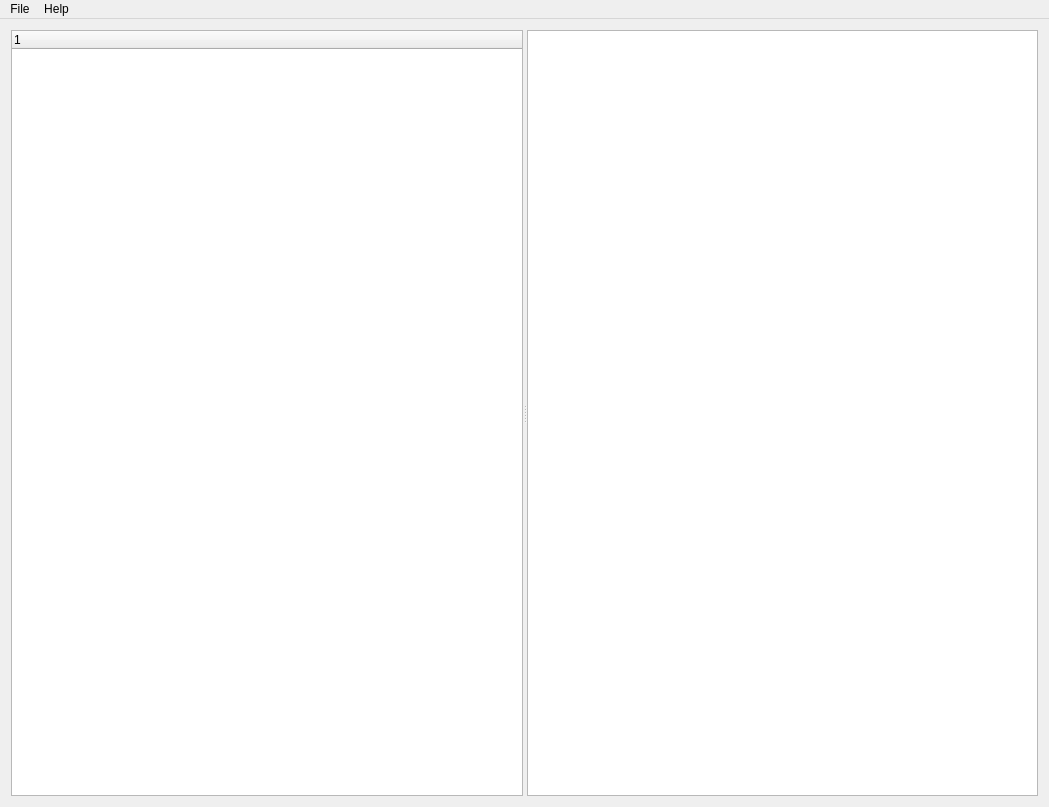
<?xml version="1.0" encoding="UTF-8"?>
<ui version="4.0">
 <class>MainWindow</class>
 <widget class="QMainWindow" name="MainWindow">
  <property name="geometry">
   <rect>
    <x>0</x>
    <y>0</y>
    <width>1049</width>
    <height>807</height>
   </rect>
  </property>
  <property name="sizePolicy">
   <sizepolicy hsizetype="Expanding" vsizetype="Expanding">
    <horstretch>0</horstretch>
    <verstretch>0</verstretch>
   </sizepolicy>
  </property>
  <property name="windowTitle">
   <string>VTopology</string>
  </property>
  <widget class="QWidget" name="centralWidget">
   <property name="sizePolicy">
    <sizepolicy hsizetype="Expanding" vsizetype="Preferred">
     <horstretch>0</horstretch>
     <verstretch>0</verstretch>
    </sizepolicy>
   </property>
   <property name="minimumSize">
    <size>
     <width>100</width>
     <height>100</height>
    </size>
   </property>
   <property name="maximumSize">
    <size>
     <width>16777215</width>
     <height>16777215</height>
    </size>
   </property>
   <layout class="QGridLayout" name="gridLayout">
    <item row="0" column="0">
     <widget class="QSplitter" name="splitter">
      <property name="orientation">
       <enum>Qt::Horizontal</enum>
      </property>
      <widget class="QTreeWidget" name="treeWidget">
       <property name="sizePolicy">
        <sizepolicy hsizetype="Minimum" vsizetype="Expanding">
         <horstretch>0</horstretch>
         <verstretch>0</verstretch>
        </sizepolicy>
       </property>
       <property name="maximumSize">
        <size>
         <width>512</width>
         <height>16777215</height>
        </size>
       </property>
       <column>
        <property name="text">
         <string/>
        </property>
       </column>
      </widget>
      <widget class="InteractiveGraphicsView" name="graphicsView"/>
     </widget>
    </item>
   </layout>
  </widget>
  <widget class="QMenuBar" name="menuBar">
   <property name="geometry">
    <rect>
     <x>0</x>
     <y>0</y>
     <width>1049</width>
     <height>25</height>
    </rect>
   </property>
   <widget class="QMenu" name="menuFile">
    <property name="title">
     <string>File</string>
    </property>
    <addaction name="actionGlobal"/>
    <addaction name="separator"/>
    <addaction name="separator"/>
    <addaction name="separator"/>
    <addaction name="actionExit"/>
   </widget>
   <widget class="QMenu" name="menuHelp">
    <property name="title">
     <string>Help</string>
    </property>
    <addaction name="actionAbout"/>
   </widget>
   <addaction name="menuFile"/>
   <addaction name="menuHelp"/>
  </widget>
  <action name="actionExit">
   <property name="text">
    <string>Exit</string>
   </property>
  </action>
  <action name="actionAbout">
   <property name="text">
    <string>About</string>
   </property>
  </action>
  <action name="actionGlobal">
   <property name="checkable">
    <bool>true</bool>
   </property>
   <property name="checked">
    <bool>true</bool>
   </property>
   <property name="text">
    <string>Global</string>
   </property>
  </action>
 </widget>
 <layoutdefault spacing="6" margin="11"/>
 <customwidgets>
  <customwidget>
   <class>InteractiveGraphicsView</class>
   <extends>QGraphicsView</extends>
   <header>interactive_graphicsview.h</header>
  </customwidget>
 </customwidgets>
 <resources/>
 <connections>
  <connection>
   <sender>actionExit</sender>
   <signal>triggered()</signal>
   <receiver>MainWindow</receiver>
   <slot>close()</slot>
   <hints>
    <hint type="sourcelabel">
     <x>-1</x>
     <y>-1</y>
    </hint>
    <hint type="destinationlabel">
     <x>199</x>
     <y>149</y>
    </hint>
   </hints>
  </connection>
  <connection>
   <sender>actionGlobal</sender>
   <signal>toggled(bool)</signal>
   <receiver>treeWidget</receiver>
   <slot>setVisible(bool)</slot>
   <hints>
    <hint type="sourcelabel">
     <x>-1</x>
     <y>-1</y>
    </hint>
    <hint type="destinationlabel">
     <x>264</x>
     <y>415</y>
    </hint>
   </hints>
  </connection>
 </connections>
 <slots>
  <slot>OnStepSlideChanged(int)</slot>
  <slot>OnCameraTypeChanged(int)</slot>
  <slot>SetLeftDockHidden(bool)</slot>
  <slot>SetRightDockHidden(bool)</slot>
  <slot>ActionOpenImage()</slot>
  <slot>ActionOpenPointCloud()</slot>
  <slot>ActionGlobalView(bool)</slot>
  <slot>ActionSceneCamera(bool)</slot>
  <slot>ActionDelVideoImage()</slot>
  <slot>UpdateActions()</slot>
  <slot>ActionAddGrid()</slot>
 </slots>
</ui>
